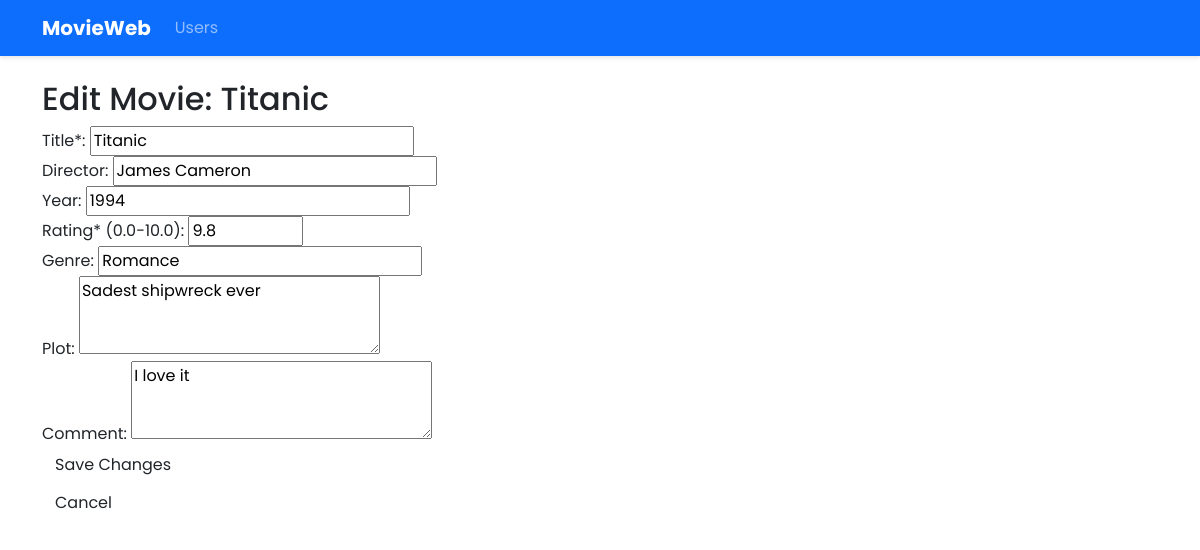
Screenshot of /user/2/update_movie/3 with the database file from the repository.
### models.py (models this page shows)
class Movie(Base):
    __tablename__ = "movies"
    id = Column(Integer, primary_key=True)
    user_id = Column(Integer, ForeignKey("users.id"))
    title = Column(String, nullable=False)
    director = Column(String)
    writer = Column(String)
    actors = Column(String)
    year = Column(Integer)
    rating = Column(Float, CheckConstraint('rating >= 0 AND rating <= 10'))
    genre = Column(String)
    runtime = Column(String)
    plot = Column(Text)
    comment = Column(Text)
    user = relationship("User", back_populates="movies")

### app.py (the view, shortened to what this page needs)
@app.route('/user/<int:user_id>/update_movie/<int:movie_id>', methods=['GET', 'POST'])
def update_movie(user_id, movie_id):
    movie = data_manager.get_movie_by_id(movie_id)
    if not movie:
        flash("Movie not found!", "error")
        return redirect(url_for('user_movies', user_id=user_id))
    return render_template('edit_movie.html', user_id=user_id, movie=movie)

### data_manager/sqlite_data_manager.py (called while the page is built)
    def get_movie_by_id(self, movie_id):
        session = self.Session()
        try:
            return session.query(Movie).filter_by(id=movie_id).first()
        finally:
            session.close()

### templates/edit_movie.html
{% extends "base.html" %}
{% block content %}
  <h2>Edit Movie: {{ movie.title }}</h2>
  <form method="post">
    <label for="title">Title*:</label>
    <input type="text" id="title" name="title" value="{{ movie.title }}" required><br>
    <label for="director">Director:</label>
    <input type="text" id="director" name="director" value="{{ movie.director or '' }}"><br>
    <label for="year">Year:</label>
    <input type="number" id="year" name="year" value="{{ movie.year or '' }}" min="1888"><br>
    <label for="rating">Rating* (0.0-10.0):</label>
    <input type="number" id="rating" name="rating" value="{{ movie.rating }}" min="0" max="10" step="0.1" required><br>
    <label for="genre">Genre:</label>
    <input type="text" id="genre" name="genre" value="{{ movie.genre or '' }}"><br>
    <label for="plot">Plot:</label>
    <textarea id="plot" name="plot" rows="3">{{ movie.plot or '' }}</textarea><br>
    <label for="comment">Comment:</label>
    <textarea id="comment" name="comment" rows="3">{{ movie.comment or '' }}</textarea><br>
    <button type="submit" class="btn">Save Changes</button>
  </form>
  <a href="{{ url_for('user_movies', user_id=user_id) }}" class="btn">Cancel</a>
{% endblock %}

### static/styles.css (style rules this page uses)
body { font-family: 'Poppins', sans-serif; }
:root { --primary: #2563eb; --secondary: #6c757d; --dark: #212529; --light: #f8f9fa; }

### rows the page displays
Movie: title "Titanic", director "James Cameron", year "1994", rating "9.8", genre "Romance", plot "Sadest shipwreck ever", comment "I love it"
